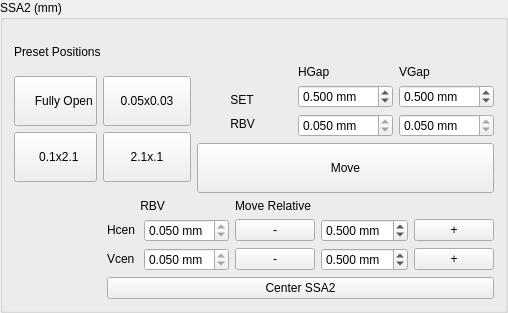
               <widget class="QGroupBox" name="groupBox_19">
                <property name="title">
                 <string>SSA2 (mm)</string>
                </property>
                <layout class="QGridLayout" name="gridLayout_32">
                 <item row="0" column="0">
                  <widget class="QLabel" name="label_134">
                   <property name="sizePolicy">
                    <sizepolicy hsizetype="Preferred" vsizetype="Fixed">
                     <horstretch>0</horstretch>
                     <verstretch>0</verstretch>
                    </sizepolicy>
                   </property>
                   <property name="text">
                    <string>
Preset Positions</string>
                   </property>
                  </widget>
                 </item>
                 <item row="1" column="0" rowspan="2" colspan="2">
                  <layout class="QGridLayout" name="gridLayout_78">
                   <item row="0" column="0">
                    <layout class="QGridLayout" name="gridLayout_75">
                     <item row="1" column="0">
                      <widget class="QPushButton" name="pb_SSA2_HClose">
                       <property name="sizePolicy">
                        <sizepolicy hsizetype="Preferred" vsizetype="Fixed">
                         <horstretch>0</horstretch>
                         <verstretch>0</verstretch>
                        </sizepolicy>
                       </property>
                       <property name="text">
                        <string>
  0.1x2.1  
</string>
                       </property>
                      </widget>
                     </item>
                     <item row="1" column="1">
                      <widget class="QPushButton" name="pb_SSA2_VClose">
                       <property name="sizePolicy">
                        <sizepolicy hsizetype="Preferred" vsizetype="Fixed">
                         <horstretch>0</horstretch>
                         <verstretch>0</verstretch>
                        </sizepolicy>
                       </property>
                       <property name="text">
                        <string>
2.1x.1 
</string>
                       </property>
                      </widget>
                     </item>
                     <item row="0" column="0">
                      <widget class="QPushButton" name="pb_SSA2_Open">
                       <property name="sizePolicy">
                        <sizepolicy hsizetype="Preferred" vsizetype="Fixed">
                         <horstretch>0</horstretch>
                         <verstretch>0</verstretch>
                        </sizepolicy>
                       </property>
                       <property name="text">
                        <string>
     Fully Open
       </string>
                       </property>
                      </widget>
                     </item>
                     <item row="0" column="1">
                      <widget class="QPushButton" name="pb_SSA2_Close">
                       <property name="sizePolicy">
                        <sizepolicy hsizetype="Preferred" vsizetype="Preferred">
                         <horstretch>0</horstretch>
                         <verstretch>0</verstretch>
                        </sizepolicy>
                       </property>
                       <property name="text">
                        <string>    0.05x0.03    </string>
                       </property>
                      </widget>
                     </item>
                    </layout>
                   </item>
                  </layout>
                 </item>
                 <item row="1" column="2" colspan="2">
                  <layout class="QGridLayout" name="gridLayout_31">
                   <item row="0" column="1">
                    <layout class="QGridLayout" name="gridLayout_29">
                     <item row="0" column="0">
                      <widget class="QLabel" name="label_180">
                       <property name="sizePolicy">
                        <sizepolicy hsizetype="Preferred" vsizetype="Fixed">
                         <horstretch>0</horstretch>
                         <verstretch>0</verstretch>
                        </sizepolicy>
                       </property>
                       <property name="text">
                        <string>HGap</string>
                       </property>
                      </widget>
                     </item>
                     <item row="1" column="0">
                      <widget class="QDoubleSpinBox" name="db_ssa2_x_set">
                       <property name="suffix">
                        <string> mm</string>
                       </property>
                       <property name="decimals">
                        <number>3</number>
                       </property>
                       <property name="value">
                        <double>0.500000000000000</double>
                       </property>
                      </widget>
                     </item>
                     <item row="2" column="0">
                      <widget class="QDoubleSpinBox" name="db_ssa2_x">
                       <property name="sizePolicy">
                        <sizepolicy hsizetype="Preferred" vsizetype="Fixed">
                         <horstretch>0</horstretch>
                         <verstretch>0</verstretch>
                        </sizepolicy>
                       </property>
                       <property name="readOnly">
                        <bool>true</bool>
                       </property>
                       <property name="buttonSymbols">
                        <enum>QAbstractSpinBox::UpDownArrows</enum>
                       </property>
                       <property name="suffix">
                        <string> mm</string>
                       </property>
                       <property name="decimals">
                        <number>3</number>
                       </property>
                       <property name="minimum">
                        <double>-0.100000000000000</double>
                       </property>
                       <property name="maximum">
                        <double>4.000000000000000</double>
                       </property>
                       <property name="value">
                        <double>0.050000000000000</double>
                       </property>
                      </widget>
                     </item>
                    </layout>
                   </item>
                   <item row="0" column="0">
                    <layout class="QGridLayout" name="gridLayout_14">
                     <item row="2" column="0">
                      <widget class="QLabel" name="label_183">
                       <property name="sizePolicy">
                        <sizepolicy hsizetype="Preferred" vsizetype="Fixed">
                         <horstretch>0</horstretch>
                         <verstretch>0</verstretch>
                        </sizepolicy>
                       </property>
                       <property name="text">
                        <string>          SET</string>
                       </property>
                      </widget>
                     </item>
                     <item row="3" column="0">
                      <widget class="QLabel" name="label_125">
                       <property name="sizePolicy">
                        <sizepolicy hsizetype="Preferred" vsizetype="Fixed">
                         <horstretch>0</horstretch>
                         <verstretch>0</verstretch>
                        </sizepolicy>
                       </property>
                       <property name="text">
                        <string>          RBV</string>
                       </property>
                      </widget>
                     </item>
                     <item row="1" column="0">
                      <widget class="QLabel" name="label_10">
                       <property name="sizePolicy">
                        <sizepolicy hsizetype="Preferred" vsizetype="Fixed">
                         <horstretch>0</horstretch>
                         <verstretch>0</verstretch>
                        </sizepolicy>
                       </property>
                       <property name="text">
                        <string/>
                       </property>
                      </widget>
                     </item>
                    </layout>
                   </item>
                   <item row="0" column="2">
                    <layout class="QGridLayout" name="gridLayout_30">
                     <item row="0" column="0">
                      <widget class="QLabel" name="label_181">
                       <property name="sizePolicy">
                        <sizepolicy hsizetype="Preferred" vsizetype="Fixed">
                         <horstretch>0</horstretch>
                         <verstretch>0</verstretch>
                        </sizepolicy>
                       </property>
                       <property name="text">
                        <string>VGap</string>
                       </property>
                      </widget>
                     </item>
                     <item row="1" column="0">
                      <widget class="QDoubleSpinBox" name="db_ssa2_y_set">
                       <property name="suffix">
                        <string> mm</string>
                       </property>
                       <property name="decimals">
                        <number>3</number>
                       </property>
                       <property name="value">
                        <double>0.500000000000000</double>
                       </property>
                      </widget>
                     </item>
                     <item row="2" column="0">
                      <widget class="QDoubleSpinBox" name="db_ssa2_y">
                       <property name="sizePolicy">
                        <sizepolicy hsizetype="Preferred" vsizetype="Fixed">
                         <horstretch>0</horstretch>
                         <verstretch>0</verstretch>
                        </sizepolicy>
                       </property>
                       <property name="readOnly">
                        <bool>true</bool>
                       </property>
                       <property name="buttonSymbols">
                        <enum>QAbstractSpinBox::UpDownArrows</enum>
                       </property>
                       <property name="suffix">
                        <string> mm</string>
                       </property>
                       <property name="decimals">
                        <number>3</number>
                       </property>
                       <property name="minimum">
                        <double>-0.100000000000000</double>
                       </property>
                       <property name="maximum">
                        <double>4.000000000000000</double>
                       </property>
                       <property name="value">
                        <double>0.050000000000000</double>
                       </property>
                      </widget>
                     </item>
                    </layout>
                   </item>
                  </layout>
                 </item>
                 <item row="2" column="2" colspan="2">
                  <widget class="QPushButton" name="pb_move_ssa2">
                   <property name="text">
                    <string>
Move   
</string>
                   </property>
                  </widget>
                 </item>
                 <item row="3" column="1" colspan="2">
                  <layout class="QVBoxLayout" name="verticalLayout_2">
                   <item>
                    <widget class="QLabel" name="label_127">
                     <property name="sizePolicy">
                      <sizepolicy hsizetype="Preferred" vsizetype="Fixed">
                       <horstretch>0</horstretch>
                       <verstretch>0</verstretch>
                      </sizepolicy>
                     </property>
                     <property name="text">
                      <string>          RBV</string>
                     </property>
                    </widget>
                   </item>
                   <item>
                    <layout class="QHBoxLayout" name="horizontalLayout_18">
                     <item>
                      <widget class="QLabel" name="label_186">
                       <property name="sizePolicy">
                        <sizepolicy hsizetype="Preferred" vsizetype="Fixed">
                         <horstretch>0</horstretch>
                         <verstretch>0</verstretch>
                        </sizepolicy>
                       </property>
                       <property name="text">
                        <string>Hcen</string>
                       </property>
                      </widget>
                     </item>
                     <item>
                      <widget class="QDoubleSpinBox" name="db_ssa2_hcen_rbv">
                       <property name="sizePolicy">
                        <sizepolicy hsizetype="Preferred" vsizetype="Fixed">
                         <horstretch>0</horstretch>
                         <verstretch>0</verstretch>
                        </sizepolicy>
                       </property>
                       <property name="readOnly">
                        <bool>true</bool>
                       </property>
                       <property name="buttonSymbols">
                        <enum>QAbstractSpinBox::UpDownArrows</enum>
                       </property>
                       <property name="suffix">
                        <string> mm</string>
                       </property>
                       <property name="decimals">
                        <number>3</number>
                       </property>
                       <property name="minimum">
                        <double>-0.100000000000000</double>
                       </property>
                       <property name="maximum">
                        <double>4.000000000000000</double>
                       </property>
                       <property name="value">
                        <double>0.050000000000000</double>
                       </property>
                      </widget>
                     </item>
                    </layout>
                   </item>
                   <item>
                    <layout class="QHBoxLayout" name="horizontalLayout_24">
                     <item>
                      <widget class="QLabel" name="label_187">
                       <property name="sizePolicy">
                        <sizepolicy hsizetype="Preferred" vsizetype="Fixed">
                         <horstretch>0</horstretch>
                         <verstretch>0</verstretch>
                        </sizepolicy>
                       </property>
                       <property name="text">
                        <string>Vcen </string>
                       </property>
                      </widget>
                     </item>
                     <item>
                      <widget class="QDoubleSpinBox" name="db_ssa2_vcen_rbv">
                       <property name="sizePolicy">
                        <sizepolicy hsizetype="Preferred" vsizetype="Fixed">
                         <horstretch>0</horstretch>
                         <verstretch>0</verstretch>
                        </sizepolicy>
                       </property>
                       <property name="readOnly">
                        <bool>true</bool>
                       </property>
                       <property name="buttonSymbols">
                        <enum>QAbstractSpinBox::UpDownArrows</enum>
                       </property>
                       <property name="suffix">
                        <string> mm</string>
                       </property>
                       <property name="decimals">
                        <number>3</number>
                       </property>
                       <property name="minimum">
                        <double>-0.100000000000000</double>
                       </property>
                       <property name="maximum">
                        <double>4.000000000000000</double>
                       </property>
                       <property name="value">
                        <double>0.050000000000000</double>
                       </property>
                      </widget>
                     </item>
                    </layout>
                   </item>
                  </layout>
                 </item>
                 <item row="3" column="3">
                  <layout class="QVBoxLayout" name="verticalLayout_27">
                   <item>
                    <widget class="QLabel" name="label_128">
                     <property name="sizePolicy">
                      <sizepolicy hsizetype="Preferred" vsizetype="Fixed">
                       <horstretch>0</horstretch>
                       <verstretch>0</verstretch>
                      </sizepolicy>
                     </property>
                     <property name="text">
                      <string>Move Relative</string>
                     </property>
                    </widget>
                   </item>
                   <item>
                    <layout class="QHBoxLayout" name="horizontalLayout_25">
                     <item>
                      <widget class="QPushButton" name="pb_ssa2_hcen_move_neg">
                       <property name="sizePolicy">
                        <sizepolicy hsizetype="Preferred" vsizetype="Fixed">
                         <horstretch>0</horstretch>
                         <verstretch>0</verstretch>
                        </sizepolicy>
                       </property>
                       <property name="text">
                        <string>-</string>
                       </property>
                      </widget>
                     </item>
                     <item>
                      <widget class="QDoubleSpinBox" name="db_ssa2_hcen_move">
                       <property name="suffix">
                        <string> mm</string>
                       </property>
                       <property name="decimals">
                        <number>3</number>
                       </property>
                       <property name="value">
                        <double>0.500000000000000</double>
                       </property>
                      </widget>
                     </item>
                     <item>
                      <widget class="QPushButton" name="pb_ssa2_hcen_move_positive">
                       <property name="sizePolicy">
                        <sizepolicy hsizetype="Preferred" vsizetype="Fixed">
                         <horstretch>0</horstretch>
                         <verstretch>0</verstretch>
                        </sizepolicy>
                       </property>
                       <property name="text">
                        <string>  +  </string>
                       </property>
                      </widget>
                     </item>
                    </layout>
                   </item>
                   <item>
                    <layout class="QHBoxLayout" name="horizontalLayout_26">
                     <item>
                      <widget class="QPushButton" name="pb_ssa2_vcen_move_neg">
                       <property name="sizePolicy">
                        <sizepolicy hsizetype="Preferred" vsizetype="Fixed">
                         <horstretch>0</horstretch>
                         <verstretch>0</verstretch>
                        </sizepolicy>
                       </property>
                       <property name="text">
                        <string>-</string>
                       </property>
                      </widget>
                     </item>
                     <item>
                      <widget class="QDoubleSpinBox" name="db_ssa2_vcen_move">
                       <property name="suffix">
                        <string> mm</string>
                       </property>
                       <property name="decimals">
                        <number>3</number>
                       </property>
                       <property name="value">
                        <double>0.500000000000000</double>
                       </property>
                      </widget>
                     </item>
                     <item>
                      <widget class="QPushButton" name="pb_ssa2_vcen_move_positive">
                       <property name="sizePolicy">
                        <sizepolicy hsizetype="Preferred" vsizetype="Fixed">
                         <horstretch>0</horstretch>
                         <verstretch>0</verstretch>
                        </sizepolicy>
                       </property>
                       <property name="text">
                        <string>  +  </string>
                       </property>
                      </widget>
                     </item>
                    </layout>
                   </item>
                  </layout>
                 </item>
                 <item row="4" column="1" colspan="3">
                  <widget class="QPushButton" name="pb_center_ssa2">
                   <property name="text">
                    <string>Center SSA2</string>
                   </property>
                  </widget>
                 </item>
                </layout>
               </widget>
